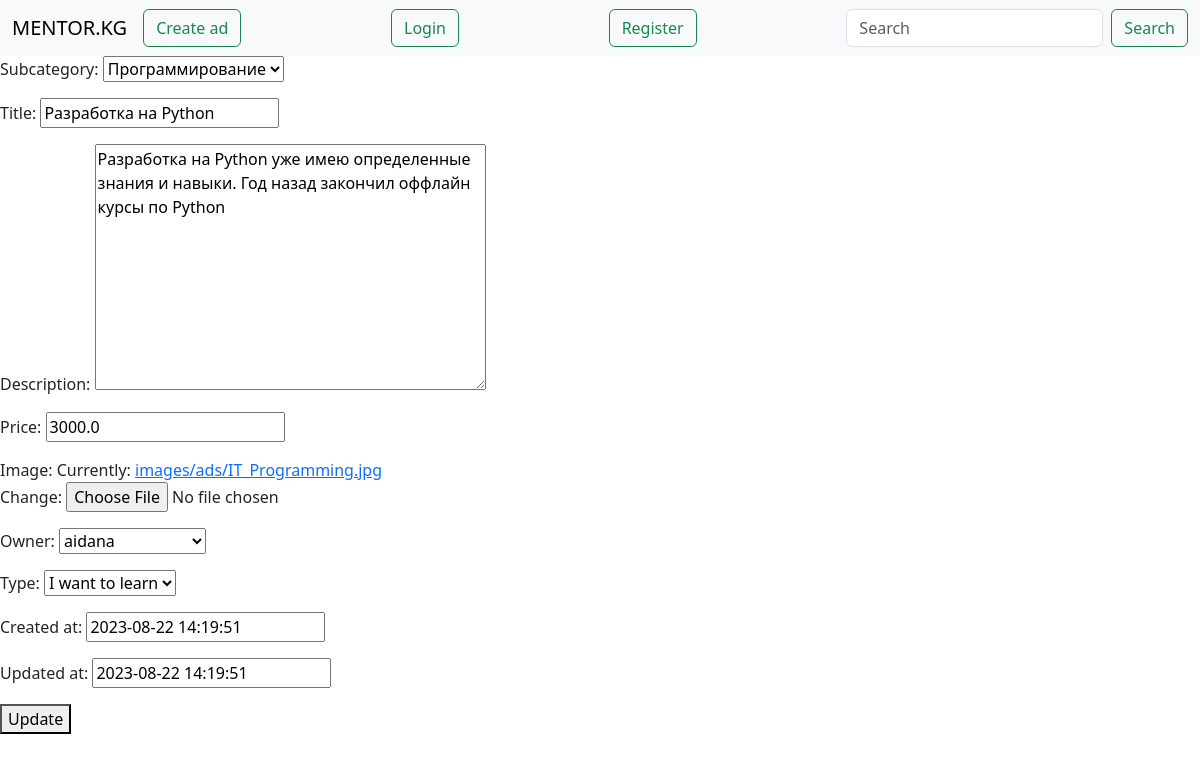
The app's page /ads/update/1/ with its own data.
### ads/models.py (models this page shows, shortened)
class Ads(models.Model):
    LEARN = "I want to learn"
    TEACH = "I can teach"
    TYPE_OF_ADS = [
        (LEARN, "I want to learn"),
        (TEACH, "I can teach")
    ]
    subcategory = models.ForeignKey(Subcategory, on_delete=models.CASCADE, related_name='ads', null=True, blank=True)
    title = models.CharField(max_length=150, blank=True)
    description = models.TextField(default="")
    price = models.FloatField(default=0)
    image = models.ImageField(upload_to="images/ads/")
    owner = models.ForeignKey(User, on_delete=models.CASCADE, related_name='ads', null=True, blank=True)
    type = models.CharField(max_length=100, choices=TYPE_OF_ADS, default=LEARN)
    created_at = models.DateTimeField(default=timezone.now)
    updated_at = models.DateTimeField(default=timezone.now)
    class Meta:
        verbose_name = "Ads"
        verbose_name_plural = "Ads"

class Subcategory(models.Model):
    title = models.CharField(max_length=100)
    category = models.ForeignKey(Category, on_delete=models.CASCADE)
    created_at = models.DateTimeField(auto_now_add=True)
    def __str__(self) -> str:
        return self.title

### ads/views.py (the view, shortened to what this page needs)
# urls.py: path('update/<int:pk>/', AdsUpdateView.as_view(), name="update_ad"),
class AdsUpdateView(UpdateView):
    template_name = 'update_ad.html'
    queryset = Ads.objects.all()
    form_class = AdForm

### ads/forms.py
class AdForm(forms.ModelForm):
    class Meta:
        model = Ads
        fields = '__all__'

### ads/templates/update_ad.html (shortened to what this page needs)
{% extends 'base.html' %}
{% block content %}
<form method="post" enctype="multipart/form-data">
    {{ form.as_p }}
    <button type="submit"> Update </button>
</form>
{% endblock %}

### ads/templates/base.html (shortened to what this page needs)
{% load static %}
<!DOCTYPE html>
<html lang="en">
<head>
    <link href="https://cdn.jsdelivr.net/npm/bootstrap@5.3.1/dist/css/bootstrap.min.css" rel="stylesheet"
>
</head>
<body bgcolor="#28282B" text="#fff">
    <nav class="navbar navbar-expand-lg bg-body-tertiary">
        <div class="container-fluid">
            <div class="collapse navbar-collapse" id="navbarTogglerDemo01">
                <a class="navbar-brand" href="{% url 'ads-list' %}">MENTOR.KG</a>
                <ul class="navbar-nav me-auto mb-2 mb-lg-0">
                    <li class="nav-item">
                        <a class="btn btn-outline-success me-2" aria-current="page" href="{% url 'create_ad' %}">Create ad</a>
                    </li>
                </ul>
                {% if user.is_authenticated %}
                <ul class="navbar-nav me-auto mb-2 mb-lg-0">
                    <li class="nav-item">
                        <a class="btn btn-outline-success me-2" aria-current="page" href="{% url 'logout' %}">Logout</a>
                    </li>
                </ul>
                {% else %}
                <ul class="navbar-nav me-auto mb-2 mb-lg-0">
                    <li class="nav-item">
                        <a class="btn btn-outline-success me-2" aria-current="page" href="{% url 'login' %}">Login</a>
                    </li>
                </ul>
                {% endif %}
                {% if user.is_authenticated %}
                <ul class="navbar-nav me-auto mb-2 mb-lg-0">
                    <li class="nav-item">
                        <a class="btn btn-outline-success me-2" aria-current="page"
                            href="{% url 'profile' %}">Profile</a>
                    </li>
                </ul>
                {% else %}
                <ul class="navbar-nav me-auto mb-2 mb-lg-0">
                    <li class="nav-item">
                        <a class="btn btn-outline-success me-2" aria-current="page"
                            href="{% url 'register' %}">Register</a>
                    </li>
                </ul>
                {% endif %}
                <form class="d-flex" role="search">
                    <input class="form-control me-2" type="search" placeholder="Search" aria-label="Search">
                    <button class="btn btn-outline-success" type="submit">Search</button>
                </form>
            </div>
        </div>
    </nav>
    {% block content %}
    {% endblock %}
</body>
</html>

### records on screen
Ads: subcategory "Программирование", description "Разработка на Python уже имею определенные знания и навыки. Год назад закончил оффлайн курсы по Python", price "3000.0", owner "aidana", type "I want to learn", created_at "2023-08-22 14:19:51", updated_at "2023-08-22 14:19:51"
Subcategory: title "Разработка на Python"
